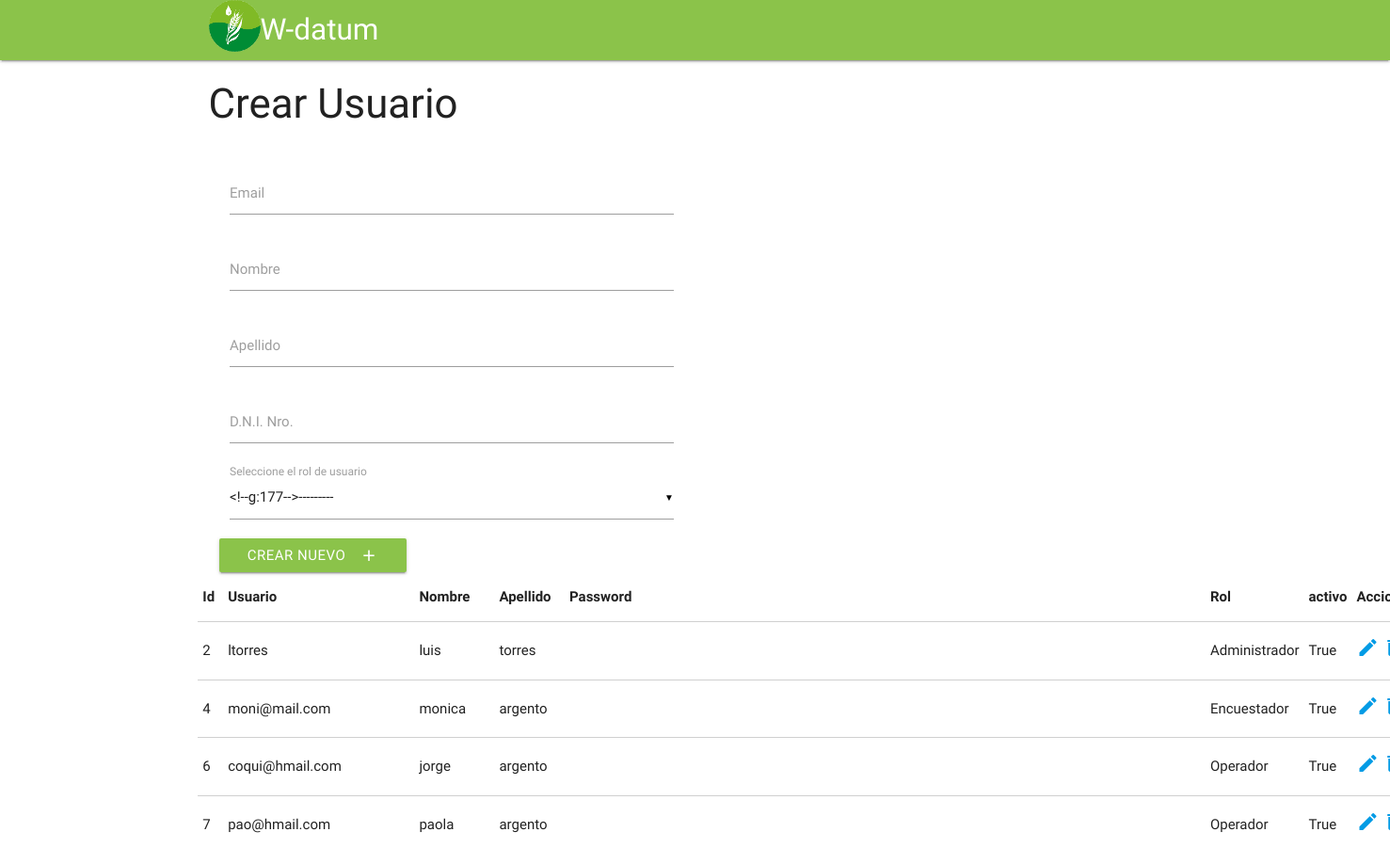
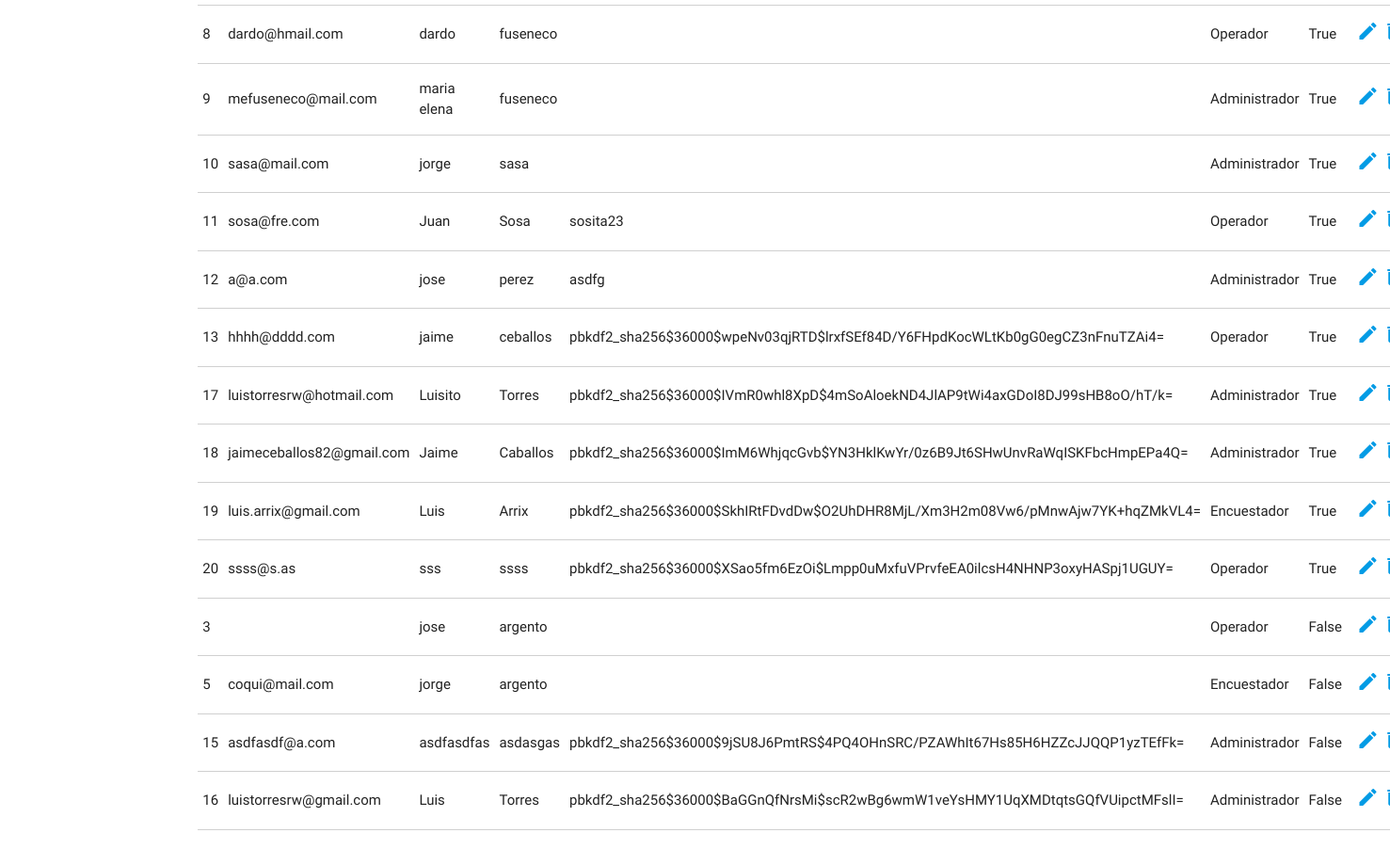
The page /crear_usuario/ on the database as committed earlier (2 pictures, top to bottom).
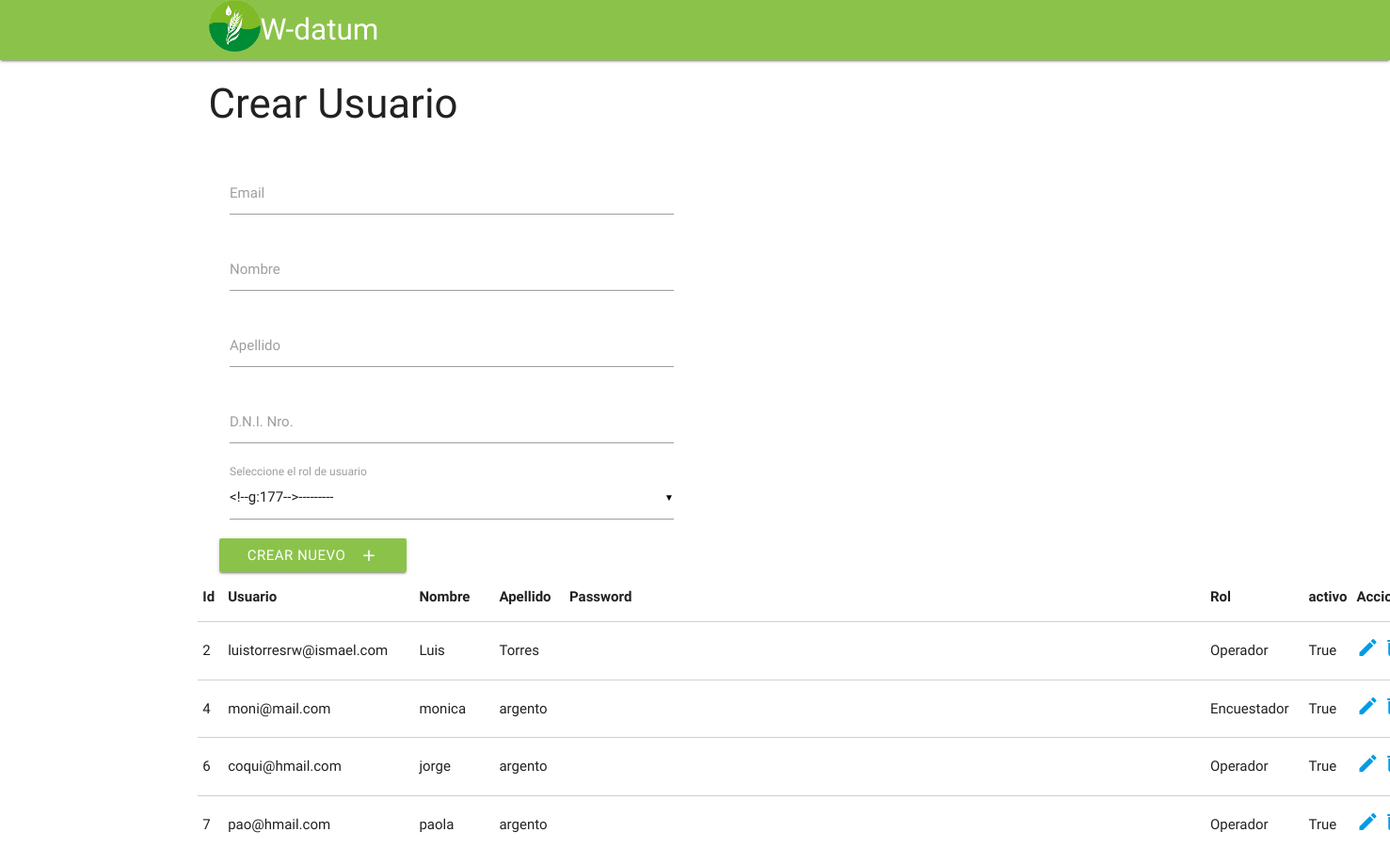
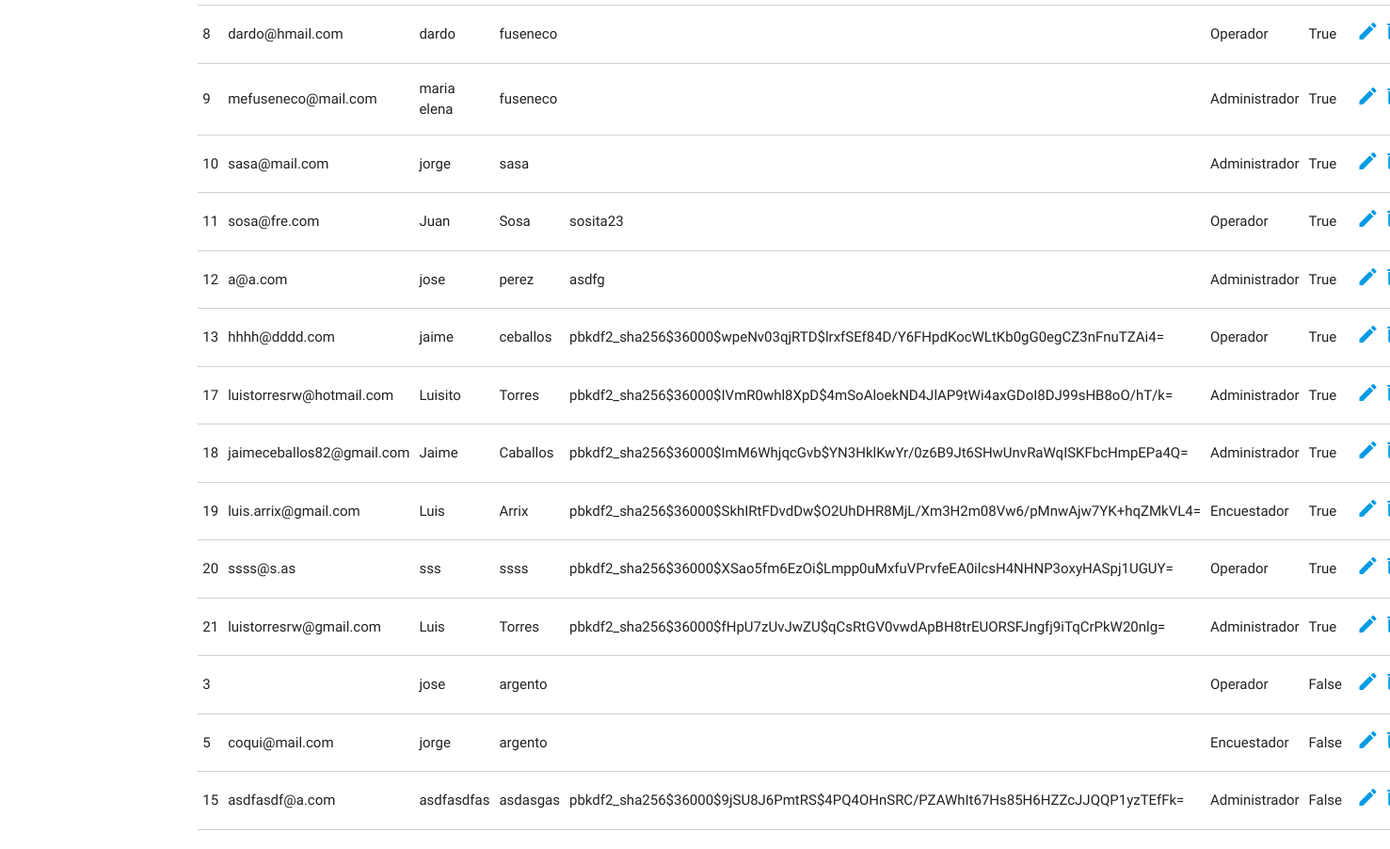
The same page on the database as committed later (2 pictures, top to bottom).
### principal/models.py (models this page shows)
class Usuario(User):
	ROL_CHOICES = (
        ('Administrador', 'Administrador'),
        ('Operador', 'Operador'),
        ('Encuestador', 'Encuestador'),
    )
	dni = models.CharField(max_length=8)
	rol = models.CharField(max_length=15, choices=ROL_CHOICES)

### principal/views.py (the view)
# urls.py: url(r'^crear_usuario/$', views.crear_usuario, name='crear_usuario'),
def crear_usuario(request):
    lista = Usuario.objects.all().order_by('-is_active')
    usuario = Usuario()
    if request.method == 'POST':
        form = UsuarioForm(request.POST)
        if form.is_valid():
            password = Usuario.objects.make_random_password(length=8)
            usuario.username = form.cleaned_data['username']
            usuario.first_name = form.cleaned_data['first_name']
            usuario.last_name = form.cleaned_data['last_name']
            usuario.dni = form.cleaned_data['dni']
            usuario.rol = form.cleaned_data['rol']
            usuario.set_password(password)
            usuario.save()
            form = UsuarioForm(instance= usuario)
            subject = 'Alta de usuario.'
            html_content = ("Hola %s %s: <br> Bienvenido al Sistema de Administración de Encuestas Agropecuarias. <br> Sus credenciales de acceso son las siguientes:<br> <b>Usuario: %s. <br> Password: %s.</b><br>Para su seguridad recuerde cambiar la contraseña asignada por una de su preferencia."% (usuario.first_name, usuario.last_name, usuario.username,password))
            from_email = 'm-datum UDC.'
            to = usuario.username
            msg = EmailMultiAlternatives(subject, html_content, from_email, [to])
            msg.attach_alternative(html_content, "text/html")
            msg.send()
    else:
        form = UsuarioForm()
    context = {'lista': lista, 'form': form, }
    return render(request, 'crear_usuario.html', context)

### principal/forms.py
class UsuarioForm(forms.ModelForm):
	username = forms.EmailField(widget=forms.TextInput())
	class Meta:
		model = principal_models.Usuario
		exclude = ('email','is_staff','last_login', 'password', 'date_joined', 'groups','user_permissions','is_superuser')

### principal/templates/crear_usuario.html (shortened to what this page needs)
{% extends "base.html" %}
{% block content %}
<div class="container">
	<div class="col s12">
		<h3>Crear Usuario</h3>
		<div class="row">
			<div class="col s12">
				<form action="" method="POST">{% csrf_token %}
					<div class="input-field col s6">
						<div class="input-field col s12">
        					{{form.username}}
        					<label for="email">Email</label>
        				</div>
      					<div class="input-field col s12">
        					{{form.first_name}}
        					<label for="first_name">Nombre</label>
        				</div>
        				<div class="input-field col s12">
        					{{form.last_name}}
        					<label for="last_name">Apellido</label>
        				</div>
        				<div class="input-field col s12">
        					{{form.dni}}
        					<label for="last_name">D.N.I. Nro.</label>
        				</div>
        				<div class="input-field col s12">
						    <label>Seleccione el rol de usuario</label>
						</div>
	    		</form>	<br>
	    		<button class="btn waves-effect light-green" type="submit" name="action">Crear 	Nuevo<i class="material-icons right">add</i>
				</button>
	  		</div>
    	</div>
    	{% if lista %}
    	<table class="highlight bordered responsive-table">
	        <thead>
	          	<tr>
	              	<th>Id</th>
	              	<th>Usuario</th>
	              	<th>Nombre</th>
	              	<th>Apellido</th>
	              	<th>Password</th>
	              	<th>Rol</th>
	              	<th>activo</th>
	              	<th>Acciones</th>
	          	</tr>
	        </thead>
	        <tbody>
     			{% for elemento in lista %}
		          	<tr>
		            	<td>{{elemento.id}}</td>
		            	<td>{{elemento.username}}</td>
		            	<td>{{elemento.first_name}}</td>
		            	<td>{{elemento.last_name}}</td>
		            	<td>{{elemento.password}}</td>
		            	<td>{{elemento.rol}}</td>
		            	<td>{{elemento.is_active}}</td>
		            	<td>
		            		<a href="{% url 'editar_usuario' elemento.id %}"><i class="material-icons">edit</i> </a>
		                	<a href="{% url 'borrar_usuario' elemento.id %}"> <i class="material-icons">delete</i></a>
		            	</td>
		          	</tr>
          		{% endfor %}
        	</tbody>
      	</table>
      	{% endif %}
    </div>
</div>
{% endblock %}

Rows that differ between the two databases and show on the page:
removed Usuario: id "16", username "luistorresrw@gmail.com", first_name "Luis", last_name "Torres", password "pbkdf2_sha256$36000$BaGGnQfNrsMi$scR2wBg6wmW1veYsHMY1UqXMDtqtsGQfVUipctMFslI=", rol "Administrador", is_active "False"
changed Usuario: username "ltorres" → "luistorresrw@ismael.com"; first_name "luis" → "Luis"; last_name "torres" → "Torres"; rol "Administrador" → "Operador"
added Usuario: id "21", username "luistorresrw@gmail.com", first_name "Luis", last_name "Torres", password "pbkdf2_sha256$36000$fHpU7zUvJwZU$qCsRtGV0vwdApBH8trEUORSFJngfj9iTqCrPkW20nlg=", rol "Administrador", is_active "True"
